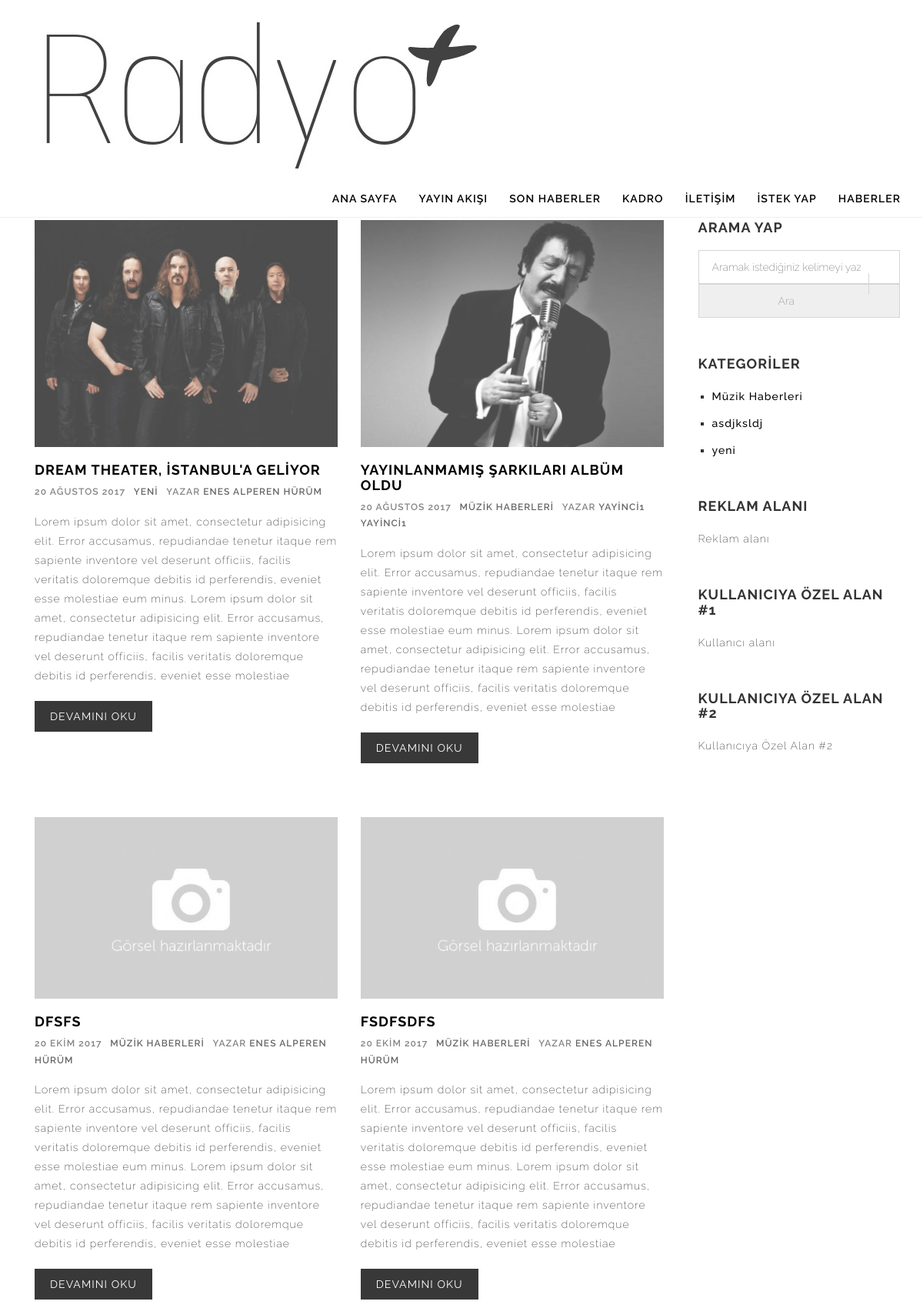
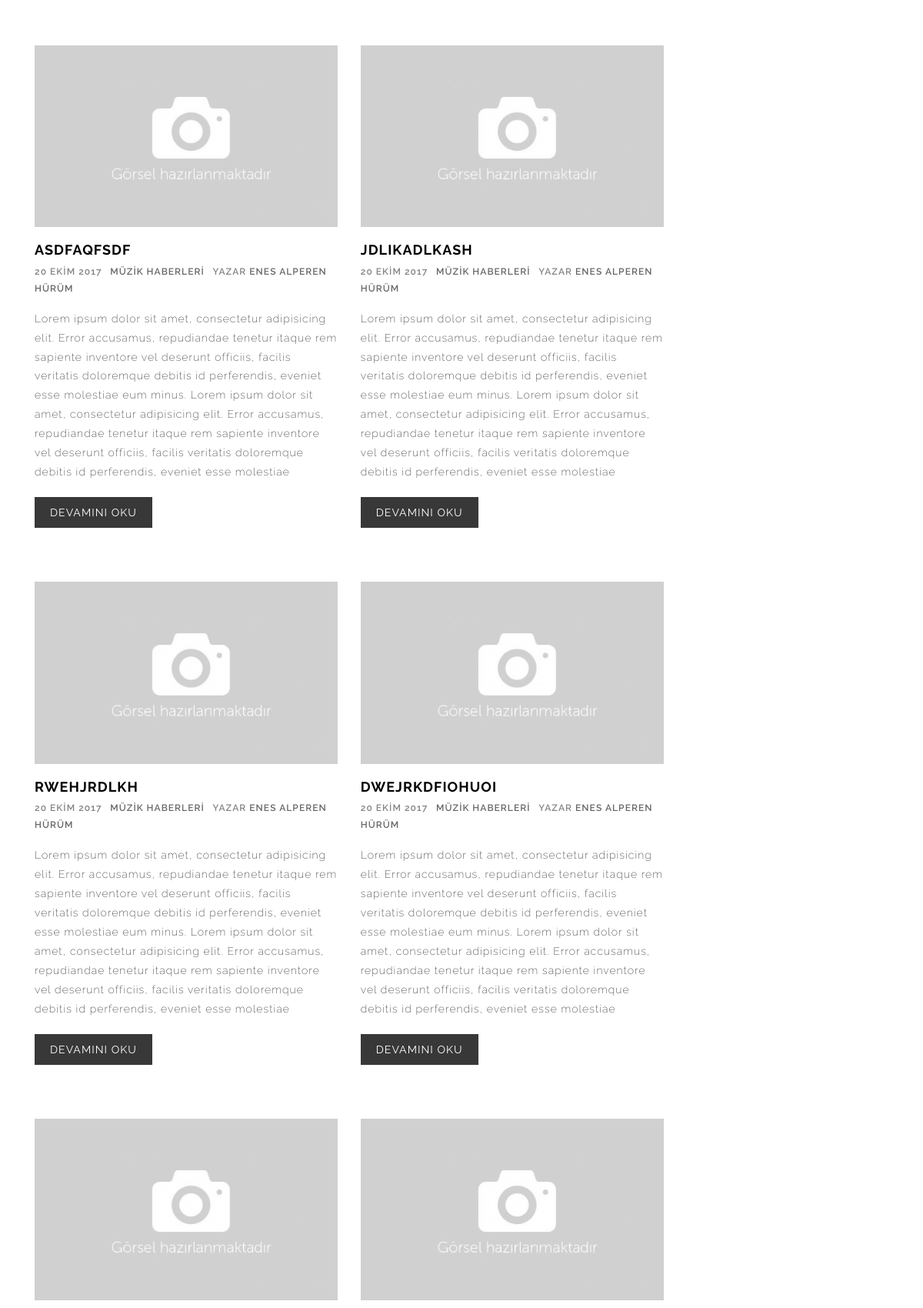
The app's page /home/arama.php (upper part) with its own data (2 pictures, top to bottom).
### tables this page shows
CREATE TABLE `site` (
  `id` int(11) NOT NULL,
  `title` varchar(255) NOT NULL,
  `radyourl` varchar(255) NOT NULL,
  `logo` varchar(255) NOT NULL,
  `adres` varchar(255) NOT NULL,
  `telefon` varchar(255) NOT NULL,
  `eposta` varchar(255) NOT NULL,
  `facebook` varchar(255) NOT NULL,
  `twitter` varchar(255) NOT NULL,
  `googleplus` varchar(255) NOT NULL,
  `instagram` varchar(255) NOT NULL,
  `port` varchar(11) NOT NULL,
  `protokol` varchar(6) NOT NULL,
  `versiyon` varchar(11) NOT NULL,
  `tema` varchar(255) NOT NULL,
  `boy` varchar(255) NOT NULL,
  `konum` varchar(255) NOT NULL,
  `otoplay` varchar(255) NOT NULL,
  `haberliste` int(11) NOT NULL
);

CREATE TABLE `haberler` (
  `id` int(11) NOT NULL,
  `baslik` varchar(255) NOT NULL,
  `seobaslik` varchar(255) NOT NULL,
  `gorsel` varchar(255) NOT NULL,
  `etiketler` varchar(255) NOT NULL,
  `seoetiket` varchar(255) NOT NULL,
  `keywords` varchar(255) NOT NULL,
  `icerik` longtext NOT NULL,
  `yazar` varchar(255) NOT NULL,
  `seoyazar` varchar(255) NOT NULL,
  `seokategori` varchar(255) NOT NULL,
  `kategori` varchar(255) NOT NULL,
  `tarih` varchar(255) NOT NULL
);

CREATE TABLE `sidebar` (
  `id` int(11) NOT NULL,
  `baslik` varchar(255) NOT NULL,
  `sira` int(11) NOT NULL,
  `aktif` int(11) NOT NULL,
  `icerigi` longtext NOT NULL
);

CREATE TABLE `kategoriler` (
  `idsi` int(11) NOT NULL,
  `kate` varchar(255) NOT NULL
);

### dj-kabini/BasicDB.php (called while the page is built, shortened)
<?php
class BasicDB extends \PDO
{
    private $sql;
    private $tableName;
    private $where;
    private $join;
    private $orderBy;
    private $limit;
    public function select($tableName)
    {
        $this->sql = 'SELECT * FROM `' . $tableName . '`';
        $this->tableName = $tableName;
        return $this;
    }
    public function where($column, $value = '', $mark = '=', $logical = '&&')
    {
        $this->where[] = array(
            $column,
            $value,
            $mark,
            $logical
        );
        return $this;
    }
    public function join($targetTable, $joinSql, $joinType = 'inner')
    {
        $this->join[] = ' ' . strtoupper($joinType) . ' JOIN ' . $targetTable . ' ON ' . sprintf($joinSql, $targetTable, $this->tableName);
        return $this;
    }
    public function orderby($columnName, $sort = 'ASC')
    {
        $this->orderBy = ' ORDER BY ' . $columnName . ' ' . strtoupper($sort);
        return $this;
    }
    public function limit($start, $limit)
    {
        $this->limit = ' LIMIT ' . $start . ',' . $limit;
        return $this;
    }
    public function run($single = false)
    {
        if ($this->join) {
            $this->sql .= implode(' ', $this->join);
            $this->join = null;
        }
        if ($this->orderBy) {
            $this->sql .= $this->orderBy;
            $this->orderBy = null;
        }
        if ($this->limit) {
            $this->sql .= $this->limit;
            $this->limit = null;
        }
        $query = $this->query($this->sql);
        if ($single){
            return $query->fetch(parent::FETCH_ASSOC);
        }
        else{
            return $query->fetchAll(parent::FETCH_ASSOC);
        }
    }
    private function get_where()
    {
        if (is_array($this->where) && count($this->where) > 0) {
            $this->sql .= ' WHERE ';
            $where = array();
            foreach ($this->where as $key => $arg) {
                if (strstr($arg[1], 'FIND_IN_SET')) {
                    $where[] = ($key > 0 ? $arg[3] : null) . $arg[1];
                } else {
                    $where[] = ($key > 0 ? $arg[3] : null) . ' `' . $arg[0] . '` ' . strtoupper($arg[2]) . ' ' . (strstr($arg[2], 'IN') ? '(' : '"') . $arg[1] . (strstr($arg[2], 'IN') ? ')' : '"');
                }
            }
            $this->sql .= implode(' ', $where);
            $this->where = null;
        }
    }
    public function set($columns)
    {
        $val = array();
        $col = array();
        foreach ($columns as $column => $value) {
            $val[] = $value;
            $col[] = $column . ' = ? ';
        }
        $this->sql .= ' SET ' . implode(', ', $col);
        $query = $this->prepare($this->sql);
        $result = $query->execute($val);
        return $result;
    }
    public function update($columnName)
    {
        $this->sql = 'UPDATE ' . $columnName;
        return $this;
    }
    public function delete($columnName)
    {
        $this->sql = 'DELETE FROM ' . $columnName;
        return $this;
    }
}

### home/arama.php (the view, shortened to what this page needs)
<?php
require_once "../dj-kabini/BasicDB.php";
require_once "../dj-kabini/baglan.php";
require_once "../dj-kabini/fonksiyon.php";
?>
<!DOCTYPE html>
<html lang="tr">
<head>
<?php include "../sayfalar/header.php"; ?>
	<section id="page-header">
		<div class="container">
			<div class="row">
				<div class="col-md-12">
					<div class="section-title">
						<h1><?=$arama ?> için sonuçlar</h1>
					</div>
				</div>
			</div>
		</div>
	</section>
	<section id="blog">
		<div class="container">
			<div class="row">
				 <div class="col-md-9">
			<?php if($bul->rowCount() != "0"){
	foreach($bulgetir as $row){  ?>
		<div class="col-md-6">
					<div class="single-blog">
						<article>
	<div class="post-thumb"><div class="hovergallery"><a href="/<?php echo $row['id']; ?>/<?php echo seo($row['baslik']); ?>.html"><img class="img-responsive" src="<?php echo $row['gorsel']; ?>" alt="<?php echo $row['baslik']; ?>"></a></div></div>
	<h4 class="post-title"><a href="<?php echo $row['id']; ?>/<?php echo seo($row['baslik']); ?>.html"><?php echo $row['baslik']; ?></a></h4>
							<div class="post-meta text-uppercase">
								<span><?php echo $row['tarih']; ?></span>
								<span><a href="/kategori/<?php echo seo($row['kategori']); ?>"><?php echo $row['kategori']; ?></a></span>
								<span>Yazar <a href="/yazar/<?php echo seo($row['yazar']); ?>"><?php echo $row['yazar']; ?></a></span>
							</div>
							<div class="post-article">
								Lorem ipsum dolor sit amet, consectetur adipisicing elit. Error accusamus, repudiandae tenetur itaque rem sapiente inventore vel deserunt officiis, facilis veritatis doloremque debitis id perferendis, eveniet esse molestiae eum minus. Lorem ipsum dolor sit amet, consectetur adipisicing elit. Error accusamus, repudiandae tenetur itaque rem sapiente inventore vel deserunt officiis, facilis veritatis doloremque debitis id perferendis, eveniet esse molestiae
							</div>
							<a href="/<?php echo $row['id']; ?>/<?php echo seo($row['baslik']); ?>.html" class="btn btn-readmore">Devamını oku</a>
						</article>
					</div>
					</div>
			<?php } } ?>
				</div>
				<?php include "../sayfalar/sidebar.php"; ?>
	</section>
<?php include "../sayfalar/footer.php"; ?>
</body>
</html>

### sayfalar/header.php (shortened to what this page needs)
<head>
	<link rel="stylesheet" href="/css/bootstrap.min.css" />
	<link rel="stylesheet" href="/css/owl.carousel.css" />
	<link rel="stylesheet" href="/css/magnific-popup.css" />
	<link rel="stylesheet" href="/css/font-awesome.css" />
	<link rel="stylesheet" href="/css/style.css" />
	<link rel="stylesheet" href="/css/responsive.css" />
	</head>
<?php require_once "../dj-kabini/fonksiyon.php"; ?>
<body>
	<header id="header">
		<nav class="navbar st-navbar navbar-fixed-top">
			<div class="container">
				<div class="navbar-header">
					<div class="logodiv"><a class="logo" href="ana-sayfa"><img src="/upload/logo/<?php echo $sitebilgi['logo']; ?>" alt="<?php echo $sitebilgi['title'];?>" height="6%"></a></div>
				</div>
				<div class="collapse navbar-collapse" id="st-navbar-collapse">
					<ul class="nav navbar-nav navbar-right">
				    	<li><a href="/#header">Ana Sayfa</a></li>
				    	<li><a href="/#yayinakisi">Yayın Akışı</a></li>
				    	<li><a href="/#sonhaberler">Son Haberler</a></li>
				    	<li><a href="/#our-team">Kadro</a></li>
				    	<li><a href="/#contact">İletişim</a></li>
						<li><a data-toggle="modal" data-target="#istekparca">İstek Yap</a></li>
				    	<li><a href="/haberler">Haberler</a></li>
					</ul>
				</div>
			</div>
		</nav>
	</header>

### sayfalar/sidebar.php
<div class="col-md-3">
					<?php
		   if($oge1["aktif"] == 1){ ?>
					<div class="sidebar-widget">
						<h4 class="sidebar-title"><?php echo $oge1["baslik"]; ?></h4>
						<?php if($oge1["id"] == 2){
	include "kategoriler.php";
	}else {
	 echo $oge1["icerigi"];
	 } ?>
                        </div>
						<?php } ?>
						<?php
		   if($oge2["aktif"] == 1){ ?>
					<div class="sidebar-widget">
						<h4 class="sidebar-title"><?php echo $oge2["baslik"]; ?></h4>
						<?php if($oge2["id"] == 2){
	include "kategoriler.php";
	}else {
	 echo $oge2["icerigi"];
	 } ?>
 </div>
						<?php } ?><?php
		   if($oge3["aktif"] == 1){ ?>
					<div class="sidebar-widget">
						<h4 class="sidebar-title"><?php echo $oge3["baslik"]; ?></h4>
						<?php if($oge3["id"] == 2){
	include "kategoriler.php";
	}else {
	 echo $oge3["icerigi"];
	 } ?>
  </div>
						<?php } ?><?php
		   if($oge4["aktif"] == 1){ ?>
					<div class="sidebar-widget">
						<h4 class="sidebar-title"><?php echo $oge4["baslik"]; ?></h4>
						<?php if($oge4["id"] == 2){
	include "kategoriler.php";
	}else {
	 echo $oge4["icerigi"];
	 } ?>
 </div>
						<?php } ?><?php
		   if($oge5["aktif"] == 1){ ?>
					<div class="sidebar-widget">
						<h4 class="sidebar-title"><?php echo $oge5["baslik"]; ?></h4>
						<?php if($oge5["id"] == 2){
	include "kategoriler.php";
	}else {
	 echo $oge5["icerigi"];
	 } ?>
</div>
						<?php } ?>
						</div>
				</div>
            </div>

### sayfalar/kategoriler.php
<ul>
<?php
if ($kategoriler){
  foreach ($kategoriler as $row){
?>
<li><a href="/kategori/<?php echo seo($row['kate']); ?>"><?php echo $row["kate"]; ?></a></li> <?php } } ?> </ul>

### css/style.css (style rules this page uses)
html, body { height: 100%; }
body { font-family: "Raleway", Helvetica, Arial, sans-serif; font-size: 14px; font-weight: 200; line-height: 1.7857; letter-spacing: 0.075em; color: #333333; background-color: #fff; }
a { color: #000; -webkit-transition: all 0.2s ease-in-out; -moz-transition: all 0.2s ease-in-out; -ms-transition: all 0.2s ease-in-out; -o-transition: all 0.2s ease-in-out; transition: all 0.2s ease-in-out; }
a, a:hover, a:active, a:focus, button:focus { outline: 0; border: 0; text-decoration: none; }
h1, h2, h3, h4, h5, h6 { font-family: 'Raleway', sans-serif; font-weight: 700; text-transform: uppercase; }
input, textarea { outline: none; }
.btn-readmore { background-color: #383838; border-radius: 0; border: 0; color: #fff; padding: 10px 20px; margin-top: 20px; text-transform: uppercase; -webkit-transition: all 0.2s ease-in-out; -moz-transition: all 0.2s ease-in-out; -ms-transition: all 0.2s ease-in-out; -o-transition: all 0.2s ease-in-out; transition: all 0.2s ease-in-out; }
#header .navbar { min-height: 80px; margin-bottom: 0; border-radius: 0; }
.st-navbar { background-color: #fff; border-bottom: 1px solid #f0f0f0; }
.st-navbar ul { margin-top: 15px; }
.st-navbar ul li a { text-transform: uppercase; font-weight: 600; padding: 0; margin: 14px; }
.st-navbar .navbar-header { margin-top: 25px; }
#page-header { background-color: #f5f5f5; padding-top: 50px; padding-bottom: 0px; position: relative; margin-bottom: 50px; margin-top: 80px; }
.single-blog { margin-top: 35px; margin-bottom: 35px; }
.post-title { margin-top: 20px; margin-bottom: 5px; }
.post-meta { margin-bottom: 15px; }
.post-meta span { margin-right: 6px; font-size: 12px; font-weight: 600; opacity: 0.6; }
.sidebar-widget { margin-top: 35px; margin-bottom: 50px; }
.sidebar-widget .sidebar-title { margin-top: 0; margin-bottom: 20px; }
.sidebar-widget ul { list-style: square; margin: 0; padding-left: 18px; }
.sidebar-widget ul li { margin-bottom: 10px; font-weight: 500; }
.blog-search { position: relative; }
.blog-search input { border: 1px solid #d6d6d6; color: #8d8d8d; height: 44px; outline: medium none; padding: 0 50px 0 17px; width: 100%; }
.blog-search:after { background-color: #d6d6d6; content: ""; display: block; height: 27px; position: absolute; right: 40px; top: 50%; transform: translateY(-50%); -moz-transform: translateY(-50%); -webkit-transform: translateY(-50%); width: 1px; }

### sayfalar/header.php (style rules this page uses)
.hovergallery img { -webkit-transform:scale(1.0); -moz-transform:scale(0.8); -o-transform:scale(0.8); -webkit-transition-duration: 1.2s; -moz-transition-duration: 0.5s; -o-transition-duration: 0.5s; opacity: 0.7; margin: 0 10px 5px 0; }
.logodiv { margin-top: -6px; }

### records on screen
site: logo (picture)
haberler: gorsel (picture), baslik "DREAM THEATER, İSTANBUL'A GELIYOR", tarih "20 AĞUSTOS 2017", kategori "YENI", yazar "ENES ALPEREN HÜRÜM"
haberler: gorsel (picture), baslik "YAYINLANMAMIŞ ŞARKILARI ALBÜM OLDU", tarih "20 AĞUSTOS 2017", kategori "MÜZIK HABERLERI", yazar "YAYINCI1 YAYINCI1"
haberler: gorsel (picture), baslik "DFSFS", tarih "20 EKIM 2017", kategori "MÜZIK HABERLERI", yazar "ENES ALPEREN HÜRÜM"
haberler: gorsel (picture), baslik "FSDFSDFS", tarih "20 EKIM 2017", kategori "MÜZIK HABERLERI", yazar "ENES ALPEREN HÜRÜM"
haberler: gorsel (picture), baslik "ASDFAQFSDF", tarih "20 EKIM 2017", kategori "MÜZIK HABERLERI", yazar "ENES ALPEREN HÜRÜM"
haberler: gorsel (picture), baslik "JDLIKADLKASH", tarih "20 EKIM 2017", kategori "MÜZIK HABERLERI", yazar "ENES ALPEREN HÜRÜM"
haberler: gorsel (picture), baslik "RWEHJRDLKH", tarih "20 EKIM 2017", kategori "MÜZIK HABERLERI", yazar "ENES ALPEREN HÜRÜM"
haberler: gorsel (picture), baslik "DWEJRKDFIOHUOI", tarih "20 EKIM 2017", kategori "MÜZIK HABERLERI", yazar "ENES ALPEREN HÜRÜM"
haberler: gorsel (picture)
haberler: gorsel (picture)
sidebar: baslik "ARAMA YAP"
sidebar: baslik "KATEGORILER"
kategoriler: kate "Müzik Haberleri"
kategoriler: kate "asdjksldj"
kategoriler: kate "yeni"
sidebar: baslik "REKLAM ALANI", icerigi "Reklam alanı"
sidebar: baslik "KULLANICIYA ÖZEL ALAN #1", icerigi "Kullanıcı alanı"
sidebar: baslik "KULLANICIYA ÖZEL ALAN #2", icerigi "Kullanıcıya Özel Alan #2"
